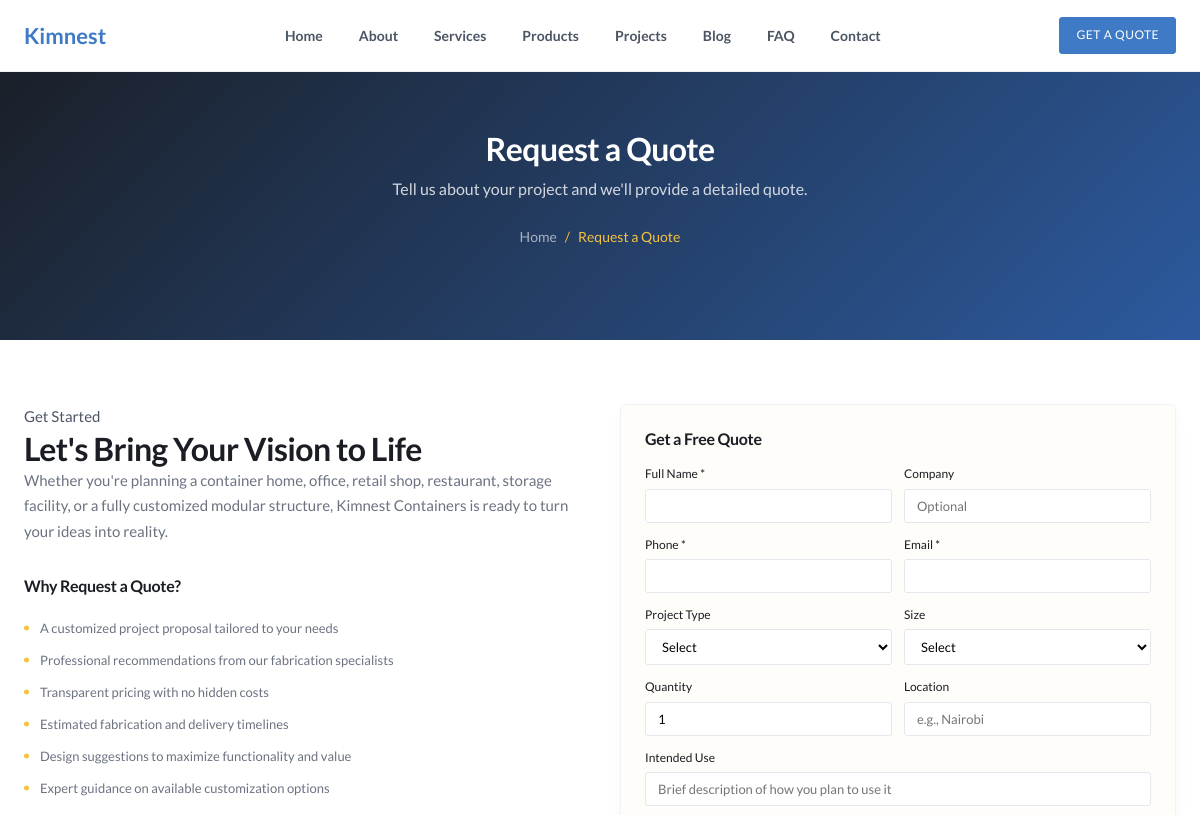
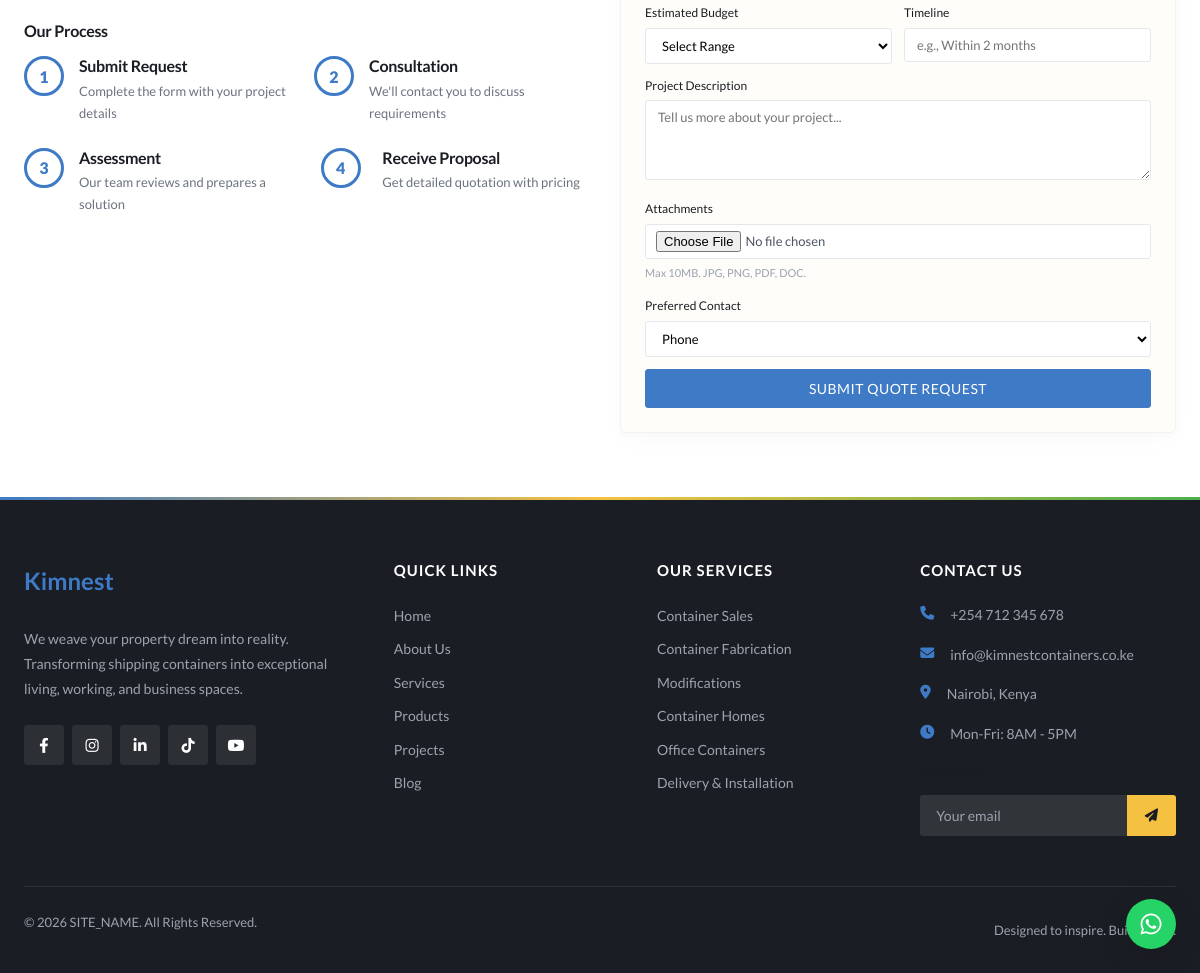
The app's page /pages/quote.php with its own data (2 pictures, top to bottom).
### tables this page shows
CREATE TABLE site_content (
    id INT AUTO_INCREMENT PRIMARY KEY,
    page_slug VARCHAR(50) NOT NULL,
    section_key VARCHAR(50) NOT NULL,
    content_key VARCHAR(100) NOT NULL,
    content_value LONGTEXT,
    content_type ENUM('text', 'textarea', 'html', 'image') DEFAULT 'text',
    is_visible TINYINT(1) DEFAULT 1,
    created_at TIMESTAMP DEFAULT CURRENT_TIMESTAMP,
    updated_at TIMESTAMP DEFAULT CURRENT_TIMESTAMP ON UPDATE CURRENT_TIMESTAMP,
    UNIQUE KEY unique_content (page_slug, section_key, content_key)
);

CREATE TABLE site_settings (
    id INT AUTO_INCREMENT PRIMARY KEY,
    setting_key VARCHAR(100) NOT NULL UNIQUE,
    setting_value TEXT,
    created_at TIMESTAMP DEFAULT CURRENT_TIMESTAMP,
    updated_at TIMESTAMP DEFAULT CURRENT_TIMESTAMP ON UPDATE CURRENT_TIMESTAMP
);

### includes/functions.php (called while the page is built, shortened)
<?php
require_once __DIR__ . '/db.php';
function getContent($page, $section, $key, $default = '') {
    global $pdo;
    $stmt = $pdo->prepare("SELECT content_value, content_type, is_visible FROM site_content WHERE page_slug = ? AND section_key = ? AND content_key = ?");
    $stmt->execute([$page, $section, $key]);
    $result = $stmt->fetch();
    $value = $result['content_value'];
    $type = $result['content_type'] ?? 'text';
    if ($type === 'textarea') {
        $value = strip_tags($value);
        $value = trim($value);
    }
    return $value;
}
function getSetting($key, $default = '') {
    global $pdo;
    $stmt = $pdo->prepare("SELECT setting_value FROM site_settings WHERE setting_key = ?");
    $stmt->execute([$key]);
    $result = $stmt->fetch();
    return $result ? $result['setting_value'] : $default;
}

### pages/quote.php (the view, shortened to what this page needs)
<?php
include __DIR__ . '/../includes/header.php';
$cart = $_SESSION['cart'] ?? [];
$cartItems = !empty($cart) ? $cart : [];
$prefillQty = isset($_GET['qty']) ? max(1, (int)$_GET['qty']) : 1;
$heroBg = getContent('quote', 'hero', 'bg_image', '');
$heroOverlay = getContent('quote', 'hero', 'overlay_color', '#1a2e4a');
$heroDesc = getContent('quote', 'hero', 'description', '');
?>
<section class="page-banner page-banner--tall" <?php if (!empty($heroBg)): ?>style="background-image: linear-gradient(<?= $heroOverlay ?>dd, <?= $heroOverlay ?>ee), url(<?= BASE_URL ?>/<?= htmlspecialchars($heroBg) ?>); background-size: cover; background-position: center;"<?php endif; ?>>
    <div class="container">
        <h1><?= htmlspecialchars(getContent('quote', 'hero', 'overline', 'Request a Quote')) ?></h1>
        <?php if (!empty($heroDesc)): ?>
            <p class="page-banner__desc"><?= htmlspecialchars($heroDesc) ?></p>
        <?php endif; ?>
        <div class="breadcrumb">
            <a href="<?= BASE_URL ?>/">Home</a> <span>/</span> <span>Request a Quote</span>
        </div>
    </div>
</section>
<section class="section">
    <div class="container">
        <?php if (isset($_GET['thank_you'])): ?>
            <div class="contact-grid" style="justify-content:center;">
                <div style="text-align:center;padding:var(--space-3xl) 0;max-width:500px;margin:0 auto;">
                    <div style="font-size:64px;color:var(--primary);margin-bottom:var(--space-lg);"><i class="fas fa-check-circle"></i></div>
                    <h2 style="margin-bottom:var(--space-md);">Thank You!</h2>
                    <p style="color:var(--gray-500);margin-bottom:var(--space-xl);line-height:1.7;">
                        Your quotation request has been received successfully. Our team will review your cart items and contact you within 24 hours with a detailed quote.
                    </p>
                    <a href="<?= BASE_URL ?>/products" class="btn btn-primary"><i class="fas fa-box"></i> Browse Products</a>
                    <a href="<?= BASE_URL ?>/" class="btn btn-outline" style="margin-left:8px;">Back to Home</a>
                </div>
            </div>
        <?php else: ?>
        <div class="quote-layout">
            <div class="quote-form-col">
                <div class="quote-form-card">
                    <h3 style="margin-bottom: var(--space-md); font-size: 16px;">Get a Free Quote</h3>
                    <form action="<?= BASE_URL ?>/api/quote_handler.php" method="POST" enctype="multipart/form-data" data-ajax class="form--compact">
                        <div class="form-row">
                            <div class="form-group">
                                <label>Full Name *</label>
                                <input type="text" name="full_name" required>
                            </div>
                            <div class="form-group">
                                <label>Company</label>
                                <input type="text" name="company_name" placeholder="Optional">
                            </div>
                        </div>
                        <div class="form-row">
                            <div class="form-group">
                                <label>Phone *</label>
                                <input type="tel" name="phone" required>
                            </div>
                            <div class="form-group">
                                <label>Email *</label>
                                <input type="email" name="email" required>
                            </div>
                        </div>
                        <div class="form-row">
                            <div class="form-group">
                                <label>Project Type</label>
                                <select name="project_type">
                                    <option value="">Select</option>
                                </select>
                            </div>
                            <div class="form-group">
                                <label>Size</label>
                                <select name="container_size">
                                    <option value="">Select</option>
                                </select>
                            </div>
                        </div>
                        <div class="form-row">
                            <div class="form-group">
                                <label>Quantity</label>
                                <input type="number" name="quantity" value="<?= !empty($cartItems) ? 1 : $prefillQty ?>" min="1" <?= !empty($cartItems) ? 'disabled' : '' ?>>
                            </div>
                            <div class="form-group">
                                <label>Location</label>
                                <input type="text" name="project_location" placeholder="e.g., Nairobi">
                            </div>
                        </div>
                        <div class="form-group">
                            <label>Intended Use</label>
                            <input type="text" name="intended_use" placeholder="Brief description of how you plan to use it">
                        </div>
                        <div class="form-row">
                            <div class="form-group">
                                <label>Estimated Budget</label>
                                <select name="budget">
                                    <option value="">Select Range</option>
                                </select>
                            </div>
                            <div class="form-group">
                                <label>Timeline</label>
                                <input type="text" name="completion_date" placeholder="e.g., Within 2 months">
                            </div>
                        </div>
                        <div class="form-group">
                            <label>Project Description</label>
                            <textarea name="description" placeholder="Tell us more about your project..." rows="3"><?php
                            ?></textarea>
                        </div>
                        <div class="form-group">
                            <label>Attachments</label>
                            <input type="file" name="attachment" accept=".jpg,.jpeg,.png,.gif,.pdf,.doc,.docx" style="padding:6px 10px;">
                            <small style="color: var(--gray-400); font-size: 11px;">Max 10MB. JPG, PNG, PDF, DOC.</small>
                        </div>
                        <div class="form-group">
                            <label>Preferred Contact</label>
                            <select name="contact_method">
                                <option value="phone">Phone</option>
                            </select>
                        </div>
                        <button type="submit" class="btn btn-primary" style="width: 100%; padding: 10px 16px; font-size: 14px;">Submit Quote Request</button>
                    </form>
                </div>
            </div>
            <div class="quote-info-col">
                <div class="overline">Get Started</div>
                <h2>Let's Bring Your Vision to Life</h2>
                <p style="color: var(--gray-500); margin-bottom: var(--space-lg);">Whether you're planning a container home, office, retail shop, restaurant, storage facility, or a fully customized modular structure, Kimnest Containers is ready to turn your ideas into reality.</p>
                <h4 style="margin: var(--space-xl) 0 var(--space-md);">Why Request a Quote?</h4>
                <ul class="service-list" style="margin-bottom: var(--space-xl);">
                    <li>A customized project proposal tailored to your needs</li>
                    <li>Professional recommendations from our fabrication specialists</li>
                    <li>Transparent pricing with no hidden costs</li>
                    <li>Estimated fabrication and delivery timelines</li>
                    <li>Design suggestions to maximize functionality and value</li>
                    <li>Expert guidance on available customization options</li>
                </ul>
                <h4 style="margin: var(--space-xl) 0 var(--space-md);">Our Process</h4>
                <div style="display: grid; grid-template-columns: 1fr 1fr; gap: var(--space-lg);">
                    <div style="display: flex; gap: 15px; align-items: flex-start;">
                        <div class="step-number" style="width: 40px; height: 40px; min-width: 40px; font-size: 16px;">1</div>
                        <div>
                            <h4 style="margin-bottom: var(--space-xs);">Submit Request</h4>
                            <p style="font-size: 13px; color: var(--gray-500);">Complete the form with your project details</p>
                        </div>
                    </div>
                    <div style="display: flex; gap: 15px; align-items: flex-start;">
                        <div class="step-number" style="width: 40px; height: 40px; min-width: 40px; font-size: 16px;">2</div>
                        <div>
                            <h4 style="margin-bottom: var(--space-xs);">Consultation</h4>
                            <p style="font-size: 13px; color: var(--gray-500);">We'll contact you to discuss requirements</p>
                        </div>
                    </div>
                    <div style="display: flex; gap: 15px; align-items: flex-start;">
                        <div class="step-number" style="width: 40px; height: 40px; min-width: 40px; font-size: 16px;">3</div>
                        <div>
                            <h4 style="margin-bottom: var(--space-xs);">Assessment</h4>
                            <p style="font-size: 13px; color: var(--gray-500);">Our team reviews and prepares a solution</p>
                        </div>
                    </div>
                    <div style="display: flex; gap: 15px; align-items: flex-start;">
                        <div class="step-number" style="width: 40px; height: 40px; min-width: 40px; font-size: 16px;">4</div>
                        <div>
                            <h4 style="margin-bottom: var(--space-xs);">Receive Proposal</h4>
                            <p style="font-size: 13px; color: var(--gray-500);">Get detailed quotation with pricing</p>
                        </div>
                    </div>
                </div>
            </div>
        </div>
        <?php endif; ?>
    </div>
</section>
<?php include __DIR__ . '/../includes/footer.php'; ?>

### includes/footer.php (shortened to what this page needs)
    </main>
    <footer class="footer">
        <div class="container">
            <div class="footer-grid">
                <div class="footer-col">
                    <a href="<?= BASE_URL ?>/" class="footer-logo">
                        <span class="logo-text">Kim<span>nest</span></span>
                    </a>
                    <p><?= htmlspecialchars(getSetting('site_tagline', 'We weave your property dream into reality. Transforming shipping containers into exceptional living, working, and business spaces.')) ?></p>
                    <div class="social-links">
                        <a href="<?= getSetting('facebook_url', '#') ?>" target="_blank"><i class="fab fa-facebook-f"></i></a>
                        <a href="<?= getSetting('instagram_url', '#') ?>" target="_blank"><i class="fab fa-instagram"></i></a>
                        <a href="<?= getSetting('linkedin_url', '#') ?>" target="_blank"><i class="fab fa-linkedin-in"></i></a>
                        <a href="<?= getSetting('tiktok_url', '#') ?>" target="_blank"><i class="fab fa-tiktok"></i></a>
                        <a href="<?= getSetting('youtube_url', '#') ?>" target="_blank"><i class="fab fa-youtube"></i></a>
                    </div>
                </div>
                <div class="footer-links-group">
                    <div class="footer-col">
                        <h3>Quick Links</h3>
                        <ul class="footer-links">
                            <li><a href="<?= BASE_URL ?>/">Home</a></li>
                            <li><a href="<?= BASE_URL ?>/about">About Us</a></li>
                            <li><a href="<?= BASE_URL ?>/services">Services</a></li>
                            <li><a href="<?= BASE_URL ?>/products">Products</a></li>
                            <li><a href="<?= BASE_URL ?>/projects">Projects</a></li>
                            <li><a href="<?= BASE_URL ?>/blog">Blog</a></li>
                        </ul>
                    </div>
                    <div class="footer-col">
                        <h3>Our Services</h3>
                        <ul class="footer-links">
                            <li><a href="<?= BASE_URL ?>/services#sales">Container Sales</a></li>
                            <li><a href="<?= BASE_URL ?>/services#fabrication">Container Fabrication</a></li>
                            <li><a href="<?= BASE_URL ?>/services#modifications">Modifications</a></li>
                            <li><a href="<?= BASE_URL ?>/services#homes">Container Homes</a></li>
                            <li><a href="<?= BASE_URL ?>/services#offices">Office Containers</a></li>
                            <li><a href="<?= BASE_URL ?>/services#delivery">Delivery & Installation</a></li>
                        </ul>
                    </div>
                </div>
                <div class="footer-col">
                    <h3>Contact Us</h3>
                    <ul class="footer-contact">
                        <li><i class="fas fa-phone"></i> <?= getSetting('site_phone', SITE_PHONE) ?></li>
                        <li><i class="fas fa-envelope"></i> <?= getSetting('site_email', SITE_EMAIL) ?></li>
                        <li><i class="fas fa-map-marker-alt"></i> <?= getSetting('site_address', 'Nairobi, Kenya') ?></li>
                        <li><i class="fas fa-clock"></i> Mon-Fri: 8AM - 5PM</li>
                    </ul>
                    <div class="newsletter">
                        <h4>Newsletter</h4>
                        <form class="newsletter-form" id="newsletterForm" action="<?= BASE_URL ?>/api/newsletter.php">
                            <input type="email" name="email" placeholder="Your email" required>
                            <button type="submit"><i class="fas fa-paper-plane"></i></button>
                        </form>
                    </div>
                </div>
            </div>
            <div class="footer-bottom">
                <p>&copy; <?= date('Y') ?> <?= SITE_NAME ?>. All Rights Reserved.</p>
                <p>Designed to inspire. Built to last.</p>
            </div>
        </div>
    </footer>
    <a href="https://wa.me/<?= getSetting('site_whatsapp', SITE_WHATSAPP) ?>" class="whatsapp-float" target="_blank">
        <i class="fab fa-whatsapp"></i>
    </a>
</body>
</html>

### records on screen
site_content: content_value "Request a Quote"
site_content: content_value "Tell us about your project and we'll provide a detailed quote."
site_settings: setting_value "We weave your property dream into reality. Transforming shipping containers into exceptional living, working, and business spaces."
site_settings: setting_value "+254 712 345 678"
site_settings: setting_value "info@kimnestcontainers.co.ke"
site_settings: setting_value "Nairobi, Kenya"

### other values on screen
SITE_NAME "SITE_NAME"
